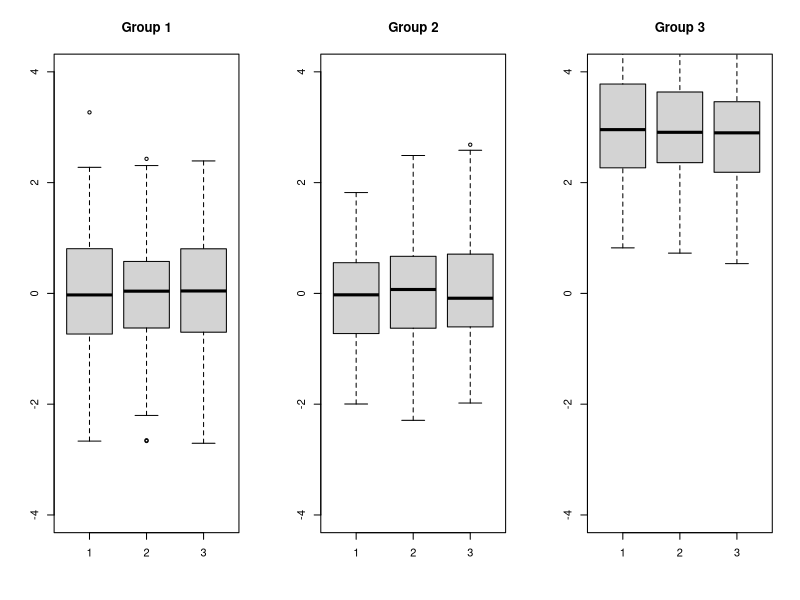
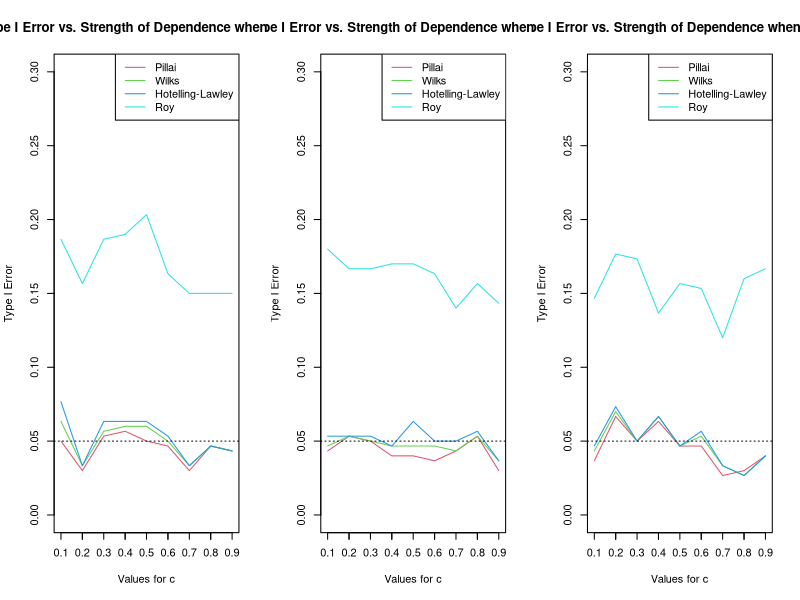
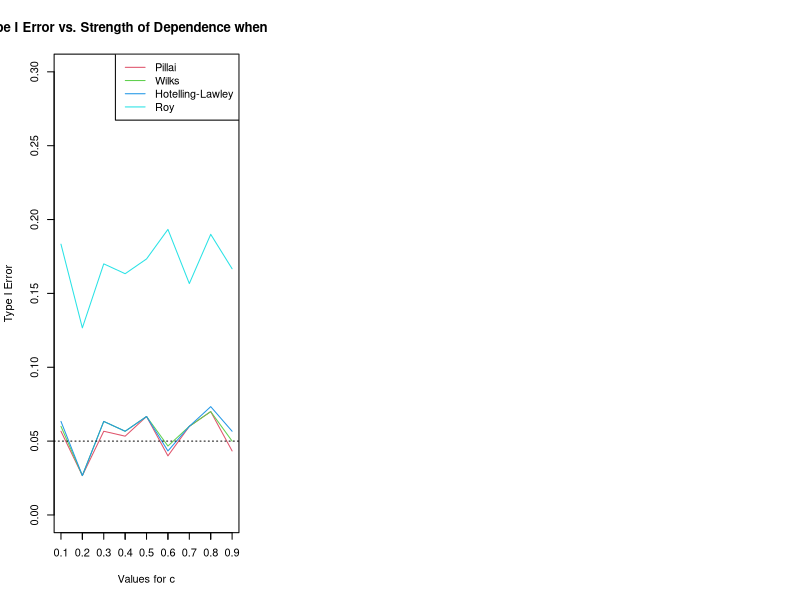

Write the R code that produced these figures, in order. (Note: this script raises an error after producing the figures.)
## ---- chunk 1
knitr::opts_chunk$set(echo = TRUE)
## ---- chunk 2
library(MASS)
## ---- chunk 3
cov_matrix_strong <- matrix(c(1, 0.8, 0.8,
                              0.8, 1, 0.8,
                              0.8, 0.8, 1), nrow = 3, byrow = TRUE)
## ---- chunk 4
n <- 100; G <- 3; mu2 <- c(3,3,3); p <- length(mu2)
generate_data <- function(n, G, mu2, mu1 = c(0,0,0),
                          Sigma=cov_matrix_strong){
  Y <- c()
  
  for (g in 1:ceiling(G/2)){
    Y <- rbind(Y, mvrnorm(n, mu1, Sigma))
    }
  for (g in 1:floor(G/2)){
    Y <- rbind(Y, mvrnorm(n, mu2, Sigma))
    }
  Y
}
Y<- generate_data(n, G, mu2)
Y
## ---- chunk 5
groups <- rep(1:G, each=n)
par(mfrow=c(ceiling(G/3), 2 + (G>=3)))

for (g in 1:G){
  boxplot(Y[which(groups==g), ], ylim=c(-4, 4), main = paste("Group",g))
}
## ---- chunk 6
# groups column is made -> if each group had their own column denoting binary: obs in group or not

test <- function(n, G, Y){
  groups <- rep(c(paste("Group", 1:G)), each=n)
  obj <- manova(Y ~ groups)
  tests <- c("Pillai", "Wilks", "Hotelling-Lawley", "Roy")
  reject <- rep(0, 4)
  for (t in 1:length(tests)){
    reject[t] <- summary(obj, 
                         test = tests[t])$stats[1,6]<0.05
  }
  reject # return vector size of 4, binary: no reject/reject
}

results <- test(n, G, Y)
names(results) <- c("Pillai", "Wilks", "Hotelling-Lawley", "Roy")
results
## ---- chunk 7
# SIMULATE FUNCTION GENERATES DATA AND RUNS TESTS PER SIMULATION OUT OF B TOTAL
simulate <- function(B, n, G, mu2, Sigma){
  results <- rep(0, 4)
  for (b in 1:B){
    Y <- generate_data(n, G, mu2, Sigma = Sigma)
    results <- results + test(n, G, Y)
    }
  results/B # returns proportion of rejections/#simulations per test
}
# function call assumes:
  ## *same* mean (0) for all pops
  ## under *same* mean, testing type 1 error: prob reject true null
  ## "Pillai", "Wilks", "Hotelling-Lawley", "Roy"

# TESTING TYPE I ERROR FOR 100 SIMULATIONS
simulate(B = 100, n = 100, G = 3, mu2 = c(0,0,0), Sigma = cov_matrix_strong)
## ---- chunk 8

# Repeat Chunk for sample size: {10, 15, 20, 30}
n <- 10 # Change to test each sample size
mu2 <- c(0,0,0) # Tests type I error rate
# mu2 <- c(1,1,1) # Tests power (example)
S <- seq(0.1, 0.9, 0.1) # Values of 'c'
results <- list() # Store results of each simulation
alpha_matrix <- matrix(0, nrow = 4, ncol = length(S)) 

for (i in 1:length(S)) {
  tests <- c("Pillai", "Wilks", "Hotelling-Lawley", "Roy")
  alpha <- simulate(B = 300, 
                    n = n, 
                    G = 3, 
                    mu2 = mu2,
                    Sigma = matrix(c(1, S[i], S[i],
                                     S[i], 1, S[i],
                                     S[i], S[i], 1), nrow = 3, byrow = TRUE))
  alpha_matrix[,i] <- alpha
  names(alpha) <- tests
}

## ---- chunk 9
alpha_matrix
## ---- chunk 10
# Transpose alpha_matrix
alpha_matrix_transposed <- t(alpha_matrix)

# Create an empty plot
plot(1, type = "n", xlim = c(0.1, 0.9), ylim = c(0, 0.3), xlab = "Values for c", ylab = "Type I Error")

# Plot each column of alpha_matrix_transposed as a line
for (i in 1:ncol(alpha_matrix_transposed)) {
  lines(S, alpha_matrix_transposed[, i], col = i + 1)
}

# Add x-axis ticks and labels
axis(1, at = S, labels = S)

# Add legend
legend("topright", legend = c("Pillai", "Wilks", "Hotelling-Lawley", "Roy"), col = 2:5, lty = 1)

abline(h = 0.05, lty = "dotted")

# Add title
title(main = "Type I Error vs. Strength of Dependence when N = 10")
## ---- chunk 11
library(MASS)
S <- seq(0.1, 0.9, 0.1)

results <- list()

alpha_matrix <- matrix(0, nrow = 4, ncol = length(S))

for (i in 1:length(S)) {
  tests <- c("Pillai", "Wilks", "Hotelling-Lawley", "Roy")
  alpha <- simulate(B = 300, 
                    n = 15, 
                    G = 3, 
                    mu2 = c(0,0,0),
                    Sigma = matrix(c(1, S[i], S[i],
                                     S[i], 1, S[i],
                                     S[i], S[i], 1), nrow = 3, byrow = TRUE))
                    
  alpha_matrix[,i] <- alpha
  names(alpha) <- tests
}

## ---- chunk 12
alpha_matrix
## ---- chunk 13
# Transpose alpha_matrix
alpha_matrix_transposed <- t(alpha_matrix)

# Create an empty plot
plot(1, type = "n", xlim = c(0.1, 0.9), ylim = c(0, 0.3), xlab = "Values for c", ylab = "Type I Error")

# Plot each column of alpha_matrix_transposed as a line
for (i in 1:ncol(alpha_matrix_transposed)) {
  lines(S, alpha_matrix_transposed[, i], col = i + 1)
}

# Add x-axis ticks and labels
axis(1, at = S, labels = S)

# Add legend
legend("topright", legend = c("Pillai", "Wilks", "Hotelling-Lawley", "Roy"), col = 2:5, lty = 1)

abline(h = 0.05, lty = "dotted")

# Add title
title(main = "Type I Error vs. Strength of Dependence when N = 15")
## ---- chunk 14
library(MASS)
S <- seq(0.1, 0.9, 0.1)

results <- list()

alpha_matrix <- matrix(0, nrow = 4, ncol = length(S))

for (i in 1:length(S)) {
  tests <- c("Pillai", "Wilks", "Hotelling-Lawley", "Roy")
  alpha <- simulate(B = 300, 
                    n = 20, 
                    G = 3, 
                    mu2 = c(0,0,0),
                    Sigma = matrix(c(1, S[i], S[i],
                                     S[i], 1, S[i],
                                     S[i], S[i], 1), nrow = 3, byrow = TRUE))
                    
  alpha_matrix[,i] <- alpha
  names(alpha) <- tests
}

## ---- chunk 15
alpha_matrix
## ---- chunk 16
# Transpose alpha_matrix
alpha_matrix_transposed <- t(alpha_matrix)

# Create an empty plot
plot(1, type = "n", xlim = c(0.1, 0.9), ylim = c(0, 0.3), xlab = "Values for c", ylab = "Type I Error")

# Plot each column of alpha_matrix_transposed as a line
for (i in 1:ncol(alpha_matrix_transposed)) {
  lines(S, alpha_matrix_transposed[, i], col = i + 1)
}

# Add x-axis ticks and labels
axis(1, at = S, labels = S)

# Add legend
legend("topright", legend = c("Pillai", "Wilks", "Hotelling-Lawley", "Roy"), col = 2:5, lty = 1)

abline(h = 0.05, lty = "dotted")

# Add title
title(main = "Type I Error vs. Strength of Dependence when N = 20")
## ---- chunk 17
library(MASS)
S <- seq(0.1, 0.9, 0.1)

results <- list()

alpha_matrix <- matrix(0, nrow = 4, ncol = length(S))

for (i in 1:length(S)) {
  tests <- c("Pillai", "Wilks", "Hotelling-Lawley", "Roy")
  alpha <- simulate(B = 300, 
                    n = 30, 
                    G = 3, 
                    mu2 = c(0,0,0),
                    Sigma = matrix(c(1, S[i], S[i],
                                     S[i], 1, S[i],
                                     S[i], S[i], 1), nrow = 3, byrow = TRUE))
                    
  alpha_matrix[,i] <- alpha
  names(alpha) <- tests
}

## ---- chunk 18
alpha_matrix
## ---- chunk 19
# Transpose alpha_matrix
alpha_matrix_transposed <- t(alpha_matrix)

# Create an empty plot
plot(1, type = "n", xlim = c(0.1, 0.9), ylim = c(0, 0.3), xlab = "Values for c", ylab = "Type I Error")

# Plot each column of alpha_matrix_transposed as a line
for (i in 1:ncol(alpha_matrix_transposed)) {
  lines(S, alpha_matrix_transposed[, i], col = i + 1)
}

# Add x-axis ticks and labels
axis(1, at = S, labels = S)

# Add legend
legend("topright", legend = c("Pillai", "Wilks", "Hotelling-Lawley", "Roy"), col = 2:5, lty = 1)

abline(h = 0.05, lty = "dotted")

# Add title
title(main = "Type I Error vs. Strength of Dependence when N = 30")
## ---- chunk 20
G <- 3; mu2 <- c(1,1,1); p <- length(mu2)

generate_data_unbalanced_small <- function(n, G, mu2, mu1 = c(0,0,0),
                          Sigma){
  Y <- c()
  
  for (g in 1:ceiling(G/2)){
    Y <- rbind(Y, mvrnorm(n, mu1, Sigma)) # Group 1 & 2: 1000
    }
  for (g in 1:floor(G/2)){
    Y <- rbind(Y, mvrnorm(n/100, mu2, Sigma)) # Group 3: 10
    }
  Y
}

test_unbalanced_small <- function(n, G, Y){
  groups <- rep(c("Group 1", "Group 2", "Group 3"), times = c(1000, 1000, 10))
  obj <- manova(Y ~ groups)
  tests <- c("Pillai", "Wilks", "Hotelling-Lawley", "Roy")
  reject <- rep(0, 4)
  for (t in 1:length(tests)){
    reject[t] <- summary(obj, 
                         test = tests[t])$stats[1,6]<0.05
  }
  reject # return vector size of 4, binary: no reject/reject
}

simulate_unbalanced_small <- function(B, n, G, mu2, Sigma){
  results <- rep(0, 4)
  for (b in 1:B){
    Y <- generate_data_unbalanced_small(n, G, mu2, Sigma = Sigma)
    results <- results + test(n, G, Y)
    }
  results/B # returns proportion of rejections/#simulations per test
}
## ---- chunk 21
S <- seq(0.1, 0.9, 0.1)

results <- list()

alpha_matrix <- matrix(0, nrow = 4, ncol = length(S))

for (i in 1:length(S)) {
  tests <- c("Pillai", "Wilks", "Hotelling-Lawley", "Roy")
  alpha <- simulate_unbalanced_small(B = 300, 
                    n = 1000, # must be 1000 here 
                    G = 3, 
                    mu2 = c(0,0,0), # must be 0 0 0
                    Sigma = matrix(c(1, S[i], S[i],
                                     S[i], 1, S[i],
                                     S[i], S[i], 1), nrow = 3, byrow = TRUE))
                    
  alpha_matrix[,i] <- alpha
  names(alpha) <- tests
}
## ---- chunk 22
alpha_matrix
## ---- chunk 23
# Transpose alpha_matrix
alpha_matrix_transposed <- t(alpha_matrix)

# Create an empty plot
plot(1, type = "n", xlim = c(0.1, 0.9), ylim = c(0, 0.3), xlab = "Values for c", ylab = "Type I Error")

# Plot each column of alpha_matrix_transposed as a line
for (i in 1:ncol(alpha_matrix_transposed)) {
  lines(S, alpha_matrix_transposed[, i], col = i + 1)
}

# Add x-axis ticks and labels
axis(1, at = S, labels = S)

# Add legend
legend("topright", legend = c("Pillai", "Wilks", "Hotelling-Lawley", "Roy"), col = 2:5, lty = 1)

abline(h = 0.05, lty = "dotted")

# Add title
title(main = "Type I Error vs. Strength of Dependence when N1 = 1000; N2 = 1000; N3 = 10", line = 1, cex.main = 0.8)
## ---- chunk 24
G <- 3; mu2 <- c(1,1,1); p <- length(mu2)

generate_data_unbalanced_small_two <- function(n, G, mu2, mu1 = c(0,0,0),
                          Sigma=cov_matrix_strong){
  Y <- c()
  
  Y <- rbind(Y, mvrnorm(n, mu1, Sigma)) # Group 1: 1000
  Y <- rbind(Y, mvrnorm(n/100, mu1, Sigma)) # Group 2: 10
  Y <- rbind(Y, mvrnorm(n/100, mu2, Sigma)) # Group 3: 10
    
  Y
}

test_unbalanced_small_two <- function(n, G, Y){
  groups <- rep(c("Group 1", "Group 2", "Group 3"), times = c(1000, 10, 10))
  obj <- manova(Y ~ groups)
  tests <- c("Pillai", "Wilks", "Hotelling-Lawley", "Roy")
  reject <- rep(0, 4)
  for (t in 1:length(tests)){
    reject[t] <- summary(obj, 
                         test = tests[t])$stats[1,6]<0.05
  }
  reject # return vector size of 4, binary: no reject/reject
}

simulate_unbalanced_small_two <- function(B, n, G, mu2, Sigma = cov_matrix_strong){
  results <- rep(0, 4)
  for (b in 1:B){
    Y <- generate_data_unbalanced_small_two(n, G, mu2, Sigma = Sigma)
    results <- results + test_unbalanced_small_two(n, G, Y)
    }
  results/B # returns proportion of rejections/#simulations per test
}
## ---- chunk 25
S <- seq(0.1, 0.9, 0.1)

results <- list()

alpha_matrix <- matrix(0, nrow = 4, ncol = length(S))

for (i in 1:length(S)) {
  tests <- c("Pillai", "Wilks", "Hotelling-Lawley", "Roy")
  alpha <- simulate_unbalanced_small_two(B = 300, 
                    n = 1000, # must be 1000 here 
                    G = 3, 
                    mu2 = c(0,0,0), # must be 0 0 0
                    Sigma = matrix(c(1, S[i], S[i],
                                     S[i], 1, S[i],
                                     S[i], S[i], 1), nrow = 3, byrow = TRUE))
                    
  alpha_matrix[,i] <- alpha
  names(alpha) <- tests
}
## ---- chunk 26
alpha_matrix
## ---- chunk 27
# Transpose alpha_matrix
alpha_matrix_transposed <- t(alpha_matrix)

# Create an empty plot
plot(1, type = "n", xlim = c(0.1, 0.9), ylim = c(0, 0.3), xlab = "Values for c", ylab = "Type I Error")

# Plot each column of alpha_matrix_transposed as a line
for (i in 1:ncol(alpha_matrix_transposed)) {
  lines(S, alpha_matrix_transposed[, i], col = i + 1)
}

# Add x-axis ticks and labels
axis(1, at = S, labels = S)

# Add legend
legend("topright", legend = c("Pillai", "Wilks", "Hotelling-Lawley", "Roy"), col = 2:5, lty = 1)

abline(h = 0.05, lty = "dotted")

# Add title
title(main = "Type I Error vs. Strength of Dependence when N1 = 1000; N2 = 10; N3 = 10", line = 1, cex.main = 0.8)
## ---- chunk 28
G <- 3; mu2 <- c(1,1,1); p <- length(mu2)

generate_data_unbalanced_large <- function(n, G, mu2, mu1 = c(0,0,0),
                          Sigma=cov_matrix_strong){
  Y <- c()
  
  for (g in 1:ceiling(G/2)){
    Y <- rbind(Y, mvrnorm(n, mu1, Sigma)) # Group 1 & 2: 10
    }
  for (g in 1:floor(G/2)){
    Y <- rbind(Y, mvrnorm(n*100, mu2, Sigma)) # Group 3: 1000
    }
  Y
}

test_unbalanced_large <- function(n, G, Y){
  groups <- rep(c("Group 1", "Group 2", "Group 3"), times = c(10, 10, 1000))
  obj <- manova(Y ~ groups)
  tests <- c("Pillai", "Wilks", "Hotelling-Lawley", "Roy")
  reject <- rep(0, 4)
  for (t in 1:length(tests)){
    reject[t] <- summary(obj, 
                         test = tests[t])$stats[1,6]<0.05
  }
  reject # return vector size of 4, binary: no reject/reject
}

simulate_unbalanced_large <- function(B, n, G, mu2, Sigma = cov_matrix_strong){
  results <- rep(0, 4)
  for (b in 1:B){
    Y <- generate_data_unbalanced_large(n, G, mu2, Sigma = Sigma)
    results <- results + test_unbalanced_large(n, G, Y)
    }
  results/B # returns proportion of rejections/#simulations per test
}
## ---- chunk 29
S <- seq(0.1, 0.9, 0.1)

results <- list()

alpha_matrix <- matrix(0, nrow = 4, ncol = length(S))

for (i in 1:length(S)) {
  tests <- c("Pillai", "Wilks", "Hotelling-Lawley", "Roy")
  alpha <- simulate_unbalanced_large(B = 300, 
                    n = 10, # must be 10 here 
                    G = 3, 
                    mu2 = c(0,0,0), # must be 0 0 0 here
                    Sigma = matrix(c(1, S[i], S[i],
                                     S[i], 1, S[i],
                                     S[i], S[i], 1), nrow = 3, byrow = TRUE))
                    
  alpha_matrix[,i] <- alpha
  names(alpha) <- tests
}
## ---- chunk 30
alpha_matrix
## ---- chunk 31
# Transpose alpha_matrix
alpha_matrix_transposed <- t(alpha_matrix)

# Create an empty plot
plot(1, type = "n", xlim = c(0.1, 0.9), ylim = c(0, 0.3), xlab = "Values for c", ylab = "Type I Error")

# Plot each column of alpha_matrix_transposed as a line
for (i in 1:ncol(alpha_matrix_transposed)) {
  lines(S, alpha_matrix_transposed[, i], col = i + 1)
}

# Add x-axis ticks and labels
axis(1, at = S, labels = S)

# Add legend
legend("topright", legend = c("Pillai", "Wilks", "Hotelling-Lawley", "Roy"), col = 2:5, lty = 1)

abline(h = 0.05, lty = "dotted")

# Add title
title(main = "Type I Error vs. Strength of Dependence when N1 = 10; N2 = 10; N3 = 1000", line = 1, cex.main = 0.8)
## ---- chunk 32
G <- 3; mu2 <- c(1,1,1); p <- length(mu2)

generate_data_unbalanced_large_two <- function(n, G, mu2, mu1 = c(0,0,0),
                          Sigma){
  Y <- c()
  
  Y <- rbind(Y, mvrnorm(n, mu1, Sigma)) # Group 1: 10
  Y <- rbind(Y, mvrnorm(n*100, mu1, Sigma)) # Group 2: 1000
  Y <- rbind(Y, mvrnorm(n*100, mu2, Sigma)) # Group 3: 1000
    
  Y
}

test_unbalanced_large_two <- function(n, G, Y){
  groups <- rep(c("Group 1", "Group 2", "Group 3"), times = c(10, 1000, 1000))
  obj <- manova(Y ~ groups)
  tests <- c("Pillai", "Wilks", "Hotelling-Lawley", "Roy")
  reject <- rep(0, 4)
  for (t in 1:length(tests)){
    reject[t] <- summary(obj, 
                         test = tests[t])$stats[1,6]<0.05
  }
  reject # return vector size of 4, binary: no reject/reject
}

simulate_unbalanced_large_two <- function(B, n, G, mu2, Sigma = cov_matrix_strong){
  results <- rep(0, 4)
  for (b in 1:B){
    Y <- generate_data_unbalanced_large_two(n, G, mu2, Sigma = Sigma)
    results <- results + test_unbalanced_large_two(n, G, Y)
    }
  results/B # returns proportion of rejections/#simulations per test
}
## ---- chunk 33
S <- seq(0.1, 0.9, 0.1)

results <- list()

alpha_matrix <- matrix(0, nrow = 4, ncol = length(S))

for (i in 1:length(S)) {
  tests <- c("Pillai", "Wilks", "Hotelling-Lawley", "Roy")
  alpha <- simulate_unbalanced_large_two(B = 300, 
                    n = 10, # must be 10 here 
                    G = 3, 
                    mu2 = c(0,0,0), # must be 0 0 0
                    Sigma = matrix(c(1, S[i], S[i],
                                     S[i], 1, S[i],
                                     S[i], S[i], 1), nrow = 3, byrow = TRUE))
                    
  alpha_matrix[,i] <- alpha
  names(alpha) <- tests
}
## ---- chunk 34
alpha_matrix
## ---- chunk 35
# Transpose alpha_matrix
alpha_matrix_transposed <- t(alpha_matrix)

# Create an empty plot
plot(1, type = "n", xlim = c(0.1, 0.9), ylim = c(0, 0.3), xlab = "Values for c", ylab = "Type I Error")

# Plot each column of alpha_matrix_transposed as a line
for (i in 1:ncol(alpha_matrix_transposed)) {
  lines(S, alpha_matrix_transposed[, i], col = i + 1)
}

# Add x-axis ticks and labels
axis(1, at = S, labels = S)

# Add legend
legend("topleft", legend = c("Pillai", "Wilks", "Hotelling-Lawley", "Roy"), col = 2:5, lty = 1)

abline(h = 0.05, lty = "dotted")

# Add title
title(main = "Type I Error vs. Strength of Dependence when N1 = 10; N2 = 1000; N3 = 1000", line = 1, cex.main = 0.8)
## ---- chunk 36
library(MASS)
S <- seq(0.1, 0.9, 0.1)

results <- list()

alpha_matrix <- matrix(0, nrow = 4, ncol = length(S))

for (i in 1:length(S)) {
  tests <- c("Pillai", "Wilks", "Hotelling-Lawley", "Roy")
  alpha <- simulate(B = 300, 
                    n = 10, 
                    G = 3, 
                    mu2 = c(1, 1, 1),
                    Sigma = matrix(c(1, S[i], S[i],
                                     S[i], 1, S[i],
                                     S[i], S[i], 1), nrow = 3, byrow = TRUE))
                    
  alpha_matrix[,i] <- alpha
  names(alpha) <- tests
}

# Transpose alpha_matrix
alpha_matrix_transposed <- t(alpha_matrix)

# Create an empty plot
plot(1, type = "n", xlim = c(0.1, 0.9), ylim = c(0, 1), xlab = "Values for c", ylab = "Power")

# Plot each column of alpha_matrix_transposed as a line
for (i in 1:ncol(alpha_matrix_transposed)) {
  lines(S, alpha_matrix_transposed[, i], col = i + 1)
}

# Add x-axis ticks and labels
axis(1, at = S, labels = S)

# Add legend
legend("bottomleft", legend = c("Pillai", "Wilks", "Hotelling-Lawley", "Roy"), col = 2:5, lty = 1)

# Add title
title(main = "Power vs. Strength of Dependence when N = 10")
## ---- chunk 37
library(MASS)
S <- seq(0.1, 0.9, 0.1)

results <- list()

alpha_matrix <- matrix(0, nrow = 4, ncol = length(S))

for (i in 1:length(S)) {
  tests <- c("Pillai", "Wilks", "Hotelling-Lawley", "Roy")
  alpha <- simulate(B = 300, 
                    n = 15, 
                    G = 3, 
                    mu2 = c(1, 1, 1),
                    Sigma = matrix(c(1, S[i], S[i],
                                     S[i], 1, S[i],
                                     S[i], S[i], 1), nrow = 3, byrow = TRUE))
                    
  alpha_matrix[,i] <- alpha
  names(alpha) <- tests
}

# Transpose alpha_matrix
alpha_matrix_transposed <- t(alpha_matrix)

# Create an empty plot
plot(1, type = "n", xlim = c(0.1, 0.9), ylim = c(0, 1), xlab = "Values for c", ylab = "Power")

# Plot each column of alpha_matrix_transposed as a line
for (i in 1:ncol(alpha_matrix_transposed)) {
  lines(S, alpha_matrix_transposed[, i], col = i + 1)
}

# Add x-axis ticks and labels
axis(1, at = S, labels = S)

# Add legend
legend("bottomleft", legend = c("Pillai", "Wilks", "Hotelling-Lawley", "Roy"), col = 2:5, lty = 1)

# Add title
title(main = "Power vs. Strength of Dependence when N = 15")

## ---- chunk 38
S <- seq(0.1, 0.9, 0.1)

results <- list()

alpha_matrix <- matrix(0, nrow = 4, ncol = length(S))

for (i in 1:length(S)) {
  tests <- c("Pillai", "Wilks", "Hotelling-Lawley", "Roy")
  alpha <- simulate(B = 300, 
                    n = 20, 
                    G = 3, 
                    mu2 = c(1, 1, 1),
                    Sigma = matrix(c(1, S[i], S[i],
                                     S[i], 1, S[i],
                                     S[i], S[i], 1), nrow = 3, byrow = TRUE))
                    
  alpha_matrix[,i] <- alpha
  names(alpha) <- tests
}

# Transpose alpha_matrix
alpha_matrix_transposed <- t(alpha_matrix)

# Create an empty plot
plot(1, type = "n", xlim = c(0.1, 0.9), ylim = c(0, 1), xlab = "Values for c", ylab = "Power")

# Plot each column of alpha_matrix_transposed as a line
for (i in 1:ncol(alpha_matrix_transposed)) {
  lines(S, alpha_matrix_transposed[, i], col = i + 1)
}

# Add x-axis ticks and labels
axis(1, at = S, labels = S)

# Add legend
legend("bottomleft", legend = c("Pillai", "Wilks", "Hotelling-Lawley", "Roy"), col = 2:5, lty = 1)

# Add title
title(main = "Power vs. Strength of Dependence when N = 20")
## ---- chunk 39
library(MASS)
S <- seq(0.1, 0.9, 0.1)

results <- list()

alpha_matrix <- matrix(0, nrow = 4, ncol = length(S))

for (i in 1:length(S)) {
  tests <- c("Pillai", "Wilks", "Hotelling-Lawley", "Roy")
  alpha <- simulate(B = 300, 
                    n = 30, 
                    G = 3, 
                    mu2 = c(1, 1, 1),
                    Sigma = matrix(c(1, S[i], S[i],
                                     S[i], 1, S[i],
                                     S[i], S[i], 1), nrow = 3, byrow = TRUE))
                    
  alpha_matrix[,i] <- alpha
  names(alpha) <- tests
}

# Transpose alpha_matrix
alpha_matrix_transposed <- t(alpha_matrix)

# Create an empty plot
plot(1, type = "n", xlim = c(0.1, 0.9), ylim = c(0, 1), xlab = "Values for c", ylab = "Power")

# Plot each column of alpha_matrix_transposed as a line
for (i in 1:ncol(alpha_matrix_transposed)) {
  lines(S, alpha_matrix_transposed[, i], col = i + 1)
}

# Add x-axis ticks and labels
axis(1, at = S, labels = S)

# Add legend
legend("bottomleft", legend = c("Pillai", "Wilks", "Hotelling-Lawley", "Roy"), col = 2:5, lty = 1)

# Add title
title(main = "Power vs. Strength of Dependence when N = 30")

## ---- chunk 40
S <- seq(0.1, 0.9, 0.1)

results <- list()

alpha_matrix <- matrix(0, nrow = 4, ncol = length(S))

for (i in 1:length(S)) {
  tests <- c("Pillai", "Wilks", "Hotelling-Lawley", "Roy")
  alpha <- simulate_unbalanced_small(B = 300, 
                    n = 1000, # must be 1000 here 
                    G = 3, 
                    mu2 = c(0.5,0.5,0.5), # must be 1 1 1
                    Sigma = matrix(c(1, S[i], S[i],
                                     S[i], 1, S[i],
                                     S[i], S[i], 1), nrow = 3, byrow = TRUE))
                    
  alpha_matrix[,i] <- alpha
  names(alpha) <- tests
}

# Transpose alpha_matrix
alpha_matrix_transposed <- t(alpha_matrix)

# Create an empty plot
plot(1, type = "n", xlim = c(0.1, 0.9), ylim = c(0, 1.0), xlab = "Values for c", ylab = "Power")

# Plot each column of alpha_matrix_transposed as a line
for (i in 1:ncol(alpha_matrix_transposed)) {
  lines(S, alpha_matrix_transposed[, i], col = i + 1)
}

# Add x-axis ticks and labels
axis(1, at = S, labels = S)

# Add legend
legend("topright", legend = c("Pillai", "Wilks", "Hotelling-Lawley", "Roy"), col = 2:5, lty = 1)

abline(h = 0.90, lty = "dotted")

# Add title
title(main = "Power vs. Strength of Dependence when N1 = 1000; N2 = 1000; N3 = 10", line = 1, cex.main = 0.8)
## ---- chunk 41
S <- seq(0.1, 0.9, 0.1)

results <- list()

alpha_matrix <- matrix(0, nrow = 4, ncol = length(S))

for (i in 1:length(S)) {
  tests <- c("Pillai", "Wilks", "Hotelling-Lawley", "Roy")
  alpha <- simulate_unbalanced_small_two(B = 300, 
                    n = 1000, # must be 1000 here 
                    G = 3, 
                    mu2 = c(0.5,0.5,0.5), # must be 1 1 1
                    Sigma = matrix(c(1, S[i], S[i],
                                     S[i], 1, S[i],
                                     S[i], S[i], 1), nrow = 3, byrow = TRUE))
                    
  alpha_matrix[,i] <- alpha
  names(alpha) <- tests
}

# Transpose alpha_matrix
alpha_matrix_transposed <- t(alpha_matrix)

# Create an empty plot
plot(1, type = "n", xlim = c(0.1, 0.9), ylim = c(0, 1.0), xlab = "Values for c", ylab = "Power")

# Plot each column of alpha_matrix_transposed as a line
for (i in 1:ncol(alpha_matrix_transposed)) {
  lines(S, alpha_matrix_transposed[, i], col = i + 1)
}

# Add x-axis ticks and labels
axis(1, at = S, labels = S)

# Add legend
legend("topright", legend = c("Pillai", "Wilks", "Hotelling-Lawley", "Roy"), col = 2:5, lty = 1)

abline(h = 0.90, lty = "dotted")

# Add title
title(main = "Power vs. Strength of Dependence when N1 = 1000; N2 = 10; N3 = 10", line = 1, cex.main = 0.8)
## ---- chunk 42
S <- seq(0.1, 0.9, 0.1)

results <- list()

alpha_matrix <- matrix(0, nrow = 4, ncol = length(S))

for (i in 1:length(S)) {
  tests <- c("Pillai", "Wilks", "Hotelling-Lawley", "Roy")
  alpha <- simulate_unbalanced_large(B = 300, 
                    n = 10, # must be 10 here 
                    G = 3, 
                    mu2 = c(0.5,0.5,0.5), # must be 1 1 1 here
                    Sigma = matrix(c(1, S[i], S[i],
                                     S[i], 1, S[i],
                                     S[i], S[i], 1), nrow = 3, byrow = TRUE))
                    
  alpha_matrix[,i] <- alpha
  names(alpha) <- tests
}

# Transpose alpha_matrix
alpha_matrix_transposed <- t(alpha_matrix)

# Create an empty plot
plot(1, type = "n", xlim = c(0.1, 0.9), ylim = c(0, 1.0), xlab = "Values for c", ylab = "Power")

# Plot each column of alpha_matrix_transposed as a line
for (i in 1:ncol(alpha_matrix_transposed)) {
  lines(S, alpha_matrix_transposed[, i], col = i + 1)
}

# Add x-axis ticks and labels
axis(1, at = S, labels = S)

# Add legend
legend("bottomleft", legend = c("Pillai", "Wilks", "Hotelling-Lawley", "Roy"), col = 2:5, lty = 1)

abline(h = 0.90, lty = "dotted")

# Add title
title(main = "Power vs. Strength of Dependence when N1 = 10; N2 = 10; N3 = 1000", line = 1, cex.main = 0.8)
## ---- chunk 43
S <- seq(0.1, 0.9, 0.1)

results <- list()

alpha_matrix <- matrix(0, nrow = 4, ncol = length(S))

for (i in 1:length(S)) {
  tests <- c("Pillai", "Wilks", "Hotelling-Lawley", "Roy")
  alpha <- simulate_unbalanced_large_two(B = 300, 
                    n = 10, # must be 10 here 
                    G = 3, 
                    mu2 = c(1,1,1), # must be 1 1 1
                    Sigma = matrix(c(1, S[i], S[i],
                                     S[i], 1, S[i],
                                     S[i], S[i], 1), nrow = 3, byrow = TRUE))
                    
  alpha_matrix[,i] <- alpha
  names(alpha) <- tests
}

# Transpose alpha_matrix
alpha_matrix_transposed <- t(alpha_matrix)

# Create an empty plot
plot(1, type = "n", xlim = c(0.1, 0.9), ylim = c(0, 1.0), xlab = "Values for c", ylab = "Power")

# Plot each column of alpha_matrix_transposed as a line
for (i in 1:ncol(alpha_matrix_transposed)) {
  lines(S, alpha_matrix_transposed[, i], col = i + 1)
}

# Add x-axis ticks and labels
axis(1, at = S, labels = S)

# Add legend
legend("bottomleft", legend = c("Pillai", "Wilks", "Hotelling-Lawley", "Roy"), col = 2:5, lty = 1)

abline(h = 0.90, lty = "dotted")

# Add title
title(main = "Power vs. Strength of Dependence when N1 = 10; N2 = 1000; N3 = 1000", line = 1, cex.main = 0.8)
## ---- chunk 44
S <- seq(0.1, 0.9, 0.1)

results <- list()

alpha_matrix <- matrix(0, nrow = 4, ncol = length(S))

for (i in 1:length(S)) {
  tests <- c("Pillai", "Wilks", "Hotelling-Lawley", "Roy")
  alpha <- simulate_unbalanced_large_two(B = 300, 
                    n = 10, # must be 10 here 
                    G = 3, 
                    mu2 = c(0.05,0.05,0.05), # must be 1 1 1
                    Sigma = matrix(c(1, S[i], S[i],
                                     S[i], 1, S[i],
                                     S[i], S[i], 1), nrow = 3, byrow = TRUE))
                    
  alpha_matrix[,i] <- alpha
  names(alpha) <- tests
}

# Transpose alpha_matrix
alpha_matrix_transposed <- t(alpha_matrix)

# Create an empty plot
plot(1, type = "n", xlim = c(0.1, 0.9), ylim = c(0, 1.0), xlab = "Values for c", ylab = "Power")

# Plot each column of alpha_matrix_transposed as a line
for (i in 1:ncol(alpha_matrix_transposed)) {
  lines(S, alpha_matrix_transposed[, i], col = i + 1)
}

# Add x-axis ticks and labels
axis(1, at = S, labels = S)

# Add legend
legend("bottomleft", legend = c("Pillai", "Wilks", "Hotelling-Lawley", "Roy"), col = 2:5, lty = 1)

abline(h = 0.90, lty = "dotted")

# Add title
title(main = "Power vs. Strength of Dependence when N1 = 10; N2 = 1000; N3 = 1000", line = 1, cex.main = 0.8)
